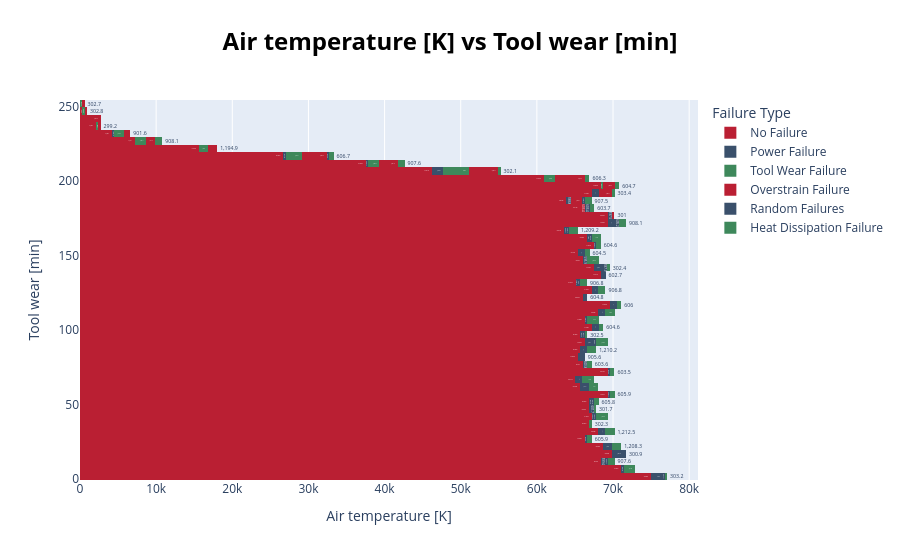

Source (notebook cell):
### Markdown cell above
# Replace these with the feature names you want to plot

### Code cell
import plotly.express as px

x_feature = "Air temperature [K]"
y_feature = "Tool wear [min]"
hue_feature = "Failure Type"  # or "Failure Type"

# Create histogram
fig = px.histogram(
    df,
    x=x_feature,
    y=y_feature,
    orientation="h",  # horizontal bars
    color=hue_feature,
    text_auto=True,
    title=f"<b>{x_feature} vs {y_feature}</b>",
    color_discrete_sequence=['#BA1F33','#3A506B','#3E885B']  # optional colors
)

# Customize layout
fig.update_layout(
    hovermode='x',
    title_font_size=24,
    title_font_color="black",
    template="plotly",
    hoverlabel_font_size=16,
    title_x=0.5,
    xaxis_title=x_feature,
    yaxis_title=y_feature,
)

fig.show()

### Figure 1 — Plotly figure (JSON) as saved in the notebook; plotly's stock layout.template omitted (floating-point values rounded to 4 significant figures; data arrays with more than 128 entries replaced by an {"elided": "..."} marker saying what was removed)
{"data": [{"bingroup": "y", "histfunc": "sum", "hovertemplate": "Failure Type=No Failure<br>sum of Air temperature [K]=%{x}<br>Tool wear [min]=%{y}<extra></extra>", "legendgroup": "No Failure", "marker": {"color": "#BA1F33", "pattern": {"shape": ""}}, "name": "No Failure", "orientation": "h", "showlegend": true, "texttemplate": "%{value}", "type": "histogram", "x": {"elided": "9652 float values"}, "xaxis": "x", "y": {"elided": "9652 int values"}, "yaxis": "y"}, {"bingroup": "y", "histfunc": "sum", "hovertemplate": "Failure Type=Power Failure<br>sum of Air temperature [K]=%{x}<br>Tool wear [min]=%{y}<extra></extra>", "legendgroup": "Power Failure", "marker": {"color": "#3A506B", "pattern": {"shape": ""}}, "name": "Power Failure", "orientation": "h", "showlegend": true, "texttemplate": "%{value}", "type": "histogram", "x": [298.9, 298.9, 298.4, 298.2, 298.4, 298.1, 297.5, 297.4, 297.4, 297.9, 296.4, 295.8, 295.7, 296.3, 296.9, 296.6, 296.7, 297.0, 298.4, 298.8, 298.9, 298.0, 298.0, 298.3, 298.2, 298.1, 298.5, 299.3, 299.5, 299.4, 298.9, 299.2, 299.1, 300.6, 300.5, 300.4, 301.5, 301.5, 301.8, 302.4, 302.7, 302.6, 302.3, 302.1, 301.9, 301.9, 302.6, 301.8, 301.8, 301.7, 302.0, 302.6, 302.6, 303.7, 303.4, 303.5, 303.8, 303.6, 304.0, 303.4, 302.8, 302.6, 303.0, 303.1, 302.4, 300.7, 300.7, 301.1, 300.8, 301.1, 301.4, 301.6, 301.5, 301.1, 300.8, 300.7, 300.5, 300.7, 299.9, 300.1, 300.3, 300.2, 300.4, 300.8, 301.0, 299.0, 298.7, 298.5, 297.5, 297.3, 297.2, 297.8, 299.0, 298.5, 298.6], "xaxis": "x", "y": [143, 191, 20, 86, 119, 19, 127, 61, 118, 31, 213, 89, 149, 24, 18, 100, 105, 153, 98, 194, 142, 176, 189, 57, 67, 125, 42, 119, 179, 134, 30, 76, 20, 45, 159, 81, 15, 21, 124, 194, 2, 169, 205, 153, 31, 85, 114, 205, 215, 111, 142, 80, 84, 71, 52, 94, 5, 26, 161, 65, 234, 0, 122, 127, 139, 208, 66, 10, 189, 49, 92, 75, 0, 100, 18, 170, 17, 209, 62, 64, 136, 149, 3, 91, 143, 111, 64, 102, 151, 207, 172, 0, 92, 12, 172], "yaxis": "y"}, {"bingroup": "y", "histfunc": "sum", "hovertemplate": "Failure Type=Tool Wear Failure<br>sum of Air temperature [K]=%{x}<br>Tool wear [min]=%{y}<extra></extra>", "legendgroup": "Tool Wear Failure", "marker": {"color": "#3E885B", "pattern": {"shape": ""}}, "name": "Tool Wear Failure", "orientation": "h", "showlegend": true, "texttemplate": "%{value}", "type": "histogram", "x": [298.8, 296.9, 298.0, 297.9, 298.2, 298.4, 299.6, 299.3, 299.7, 300.6, 300.7, 301.9, 301.7, 302.2, 302.6, 302.0, 302.3, 301.8, 302.7, 303.3, 303.4, 304.4, 303.9, 302.6, 300.4, 300.8, 301.0, 300.5, 300.3, 301.7, 300.6, 300.0, 300.5, 300.7, 300.3, 300.4, 299.2, 298.5, 297.4, 297.1, 297.4, 297.3, 297.8, 299.6, 298.6], "xaxis": "x", "y": [208, 206, 220, 225, 209, 198, 225, 203, 221, 246, 203, 214, 207, 207, 228, 235, 218, 233, 211, 234, 215, 205, 215, 253, 234, 227, 206, 210, 210, 208, 217, 216, 214, 232, 222, 209, 225, 203, 222, 207, 204, 217, 200, 205, 218], "yaxis": "y"}, {"bingroup": "y", "histfunc": "sum", "hovertemplate": "Failure Type=Overstrain Failure<br>sum of Air temperature [K]=%{x}<br>Tool wear [min]=%{y}<extra></extra>", "legendgroup": "Overstrain Failure", "marker": {"color": "#BA1F33", "pattern": {"shape": ""}}, "name": "Overstrain Failure", "orientation": "h", "showlegend": true, "texttemplate": "%{value}", "type": "histogram", "x": [298.4, 298.3, 298.0, 298.0, 298.0, 297.7, 297.6, 296.8, 295.6, 297.0, 297.0, 296.9, 297.0, 299.0, 299.0, 298.7, 298.2, 298.0, 297.8, 299.5, 299.3, 299.2, 299.1, 299.2, 299.2, 299.8, 300.5, 300.5, 301.3, 301.4, 301.6, 302.0, 302.0, 302.6, 302.1, 302.0, 301.9, 303.4, 303.7, 303.8, 304.0, 303.8, 302.8, 302.7, 302.7, 302.3, 300.8, 301.0, 301.0, 301.0, 300.8, 301.6, 301.2, 300.3, 300.6, 300.5, 300.5, 300.7, 300.5, 300.4, 300.7, 300.7, 299.6, 299.4, 298.7, 297.4, 297.2, 297.3, 298.1, 299.1, 299.0, 299.1, 298.9, 299.1, 299.1, 299.2, 298.5, 298.3], "xaxis": "x", "y": [216, 218, 202, 216, 218, 203, 222, 199, 215, 202, 200, 202, 213, 226, 228, 212, 189, 218, 186, 195, 218, 220, 207, 228, 191, 212, 231, 207, 195, 183, 195, 212, 182, 187, 207, 231, 204, 208, 194, 213, 200, 205, 246, 251, 213, 208, 203, 177, 190, 204, 192, 216, 208, 206, 212, 202, 208, 189, 191, 198, 194, 222, 209, 215, 203, 220, 207, 212, 207, 217, 201, 203, 216, 229, 231, 238, 187, 206], "yaxis": "y"}, {"bingroup": "y", "histfunc": "sum", "hovertemplate": "Failure Type=Random Failures<br>sum of Air temperature [K]=%{x}<br>Tool wear [min]=%{y}<extra></extra>", "legendgroup": "Random Failures", "marker": {"color": "#3A506B", "pattern": {"shape": ""}}, "name": "Random Failures", "orientation": "h", "showlegend": true, "texttemplate": "%{value}", "type": "histogram", "x": [297.0, 298.6, 298.4, 299.6, 299.3, 300.1, 301.6, 302.7, 302.6, 302.9, 302.8, 302.5, 302.6, 300.9, 300.8, 300.7, 300.3, 300.4], "xaxis": "x", "y": [132, 144, 166, 189, 140, 95, 2, 170, 215, 12, 52, 172, 180, 16, 181, 91, 160, 41], "yaxis": "y"}, {"bingroup": "y", "histfunc": "sum", "hovertemplate": "Failure Type=Heat Dissipation Failure<br>sum of Air temperature [K]=%{x}<br>Tool wear [min]=%{y}<extra></extra>", "legendgroup": "Heat Dissipation Failure", "marker": {"color": "#3E885B", "pattern": {"shape": ""}}, "name": "Heat Dissipation Failure", "orientation": "h", "showlegend": true, "texttemplate": "%{value}", "type": "histogram", "x": [300.8, 302.3, 302.3, 302.3, 302.3, 302.1, 302.3, 302.1, 302.0, 302.0, 301.9, 301.9, 302.1, 302.1, 302.1, 301.9, 301.7, 301.7, 301.9, 302.0, 302.0, 302.0, 302.2, 302.2, 302.2, 302.4, 302.4, 302.2, 302.2, 302.1, 302.1, 302.6, 302.5, 302.5, 302.6, 302.7, 302.6, 302.0, 301.9, 301.8, 301.7, 301.4, 301.8, 301.6, 301.6, 302.0, 302.1, 302.0, 301.7, 302.1, 302.2, 302.3, 302.4, 302.5, 302.4, 302.6, 302.4, 302.3, 302.5, 302.4, 302.4, 302.7, 302.7, 302.7, 302.6, 302.5, 302.4, 302.4, 302.4, 302.4, 302.5, 302.7, 302.7, 302.7, 302.8, 303.0, 303.0, 303.0, 303.0, 303.0, 303.0, 303.1, 303.0, 302.9, 303.2, 303.2, 303.2, 303.3, 303.4, 303.3, 303.6, 303.3, 303.4, 303.4, 303.4, 303.4, 303.3, 303.2, 303.2, 303.2, 303.4, 303.5, 303.7, 303.6, 303.5, 303.6, 303.5, 303.4, 303.3, 303.4, 303.4, 303.7], "xaxis": "x", "y": [113, 166, 22, 34, 67, 88, 130, 101, 108, 110, 126, 153, 208, 210, 213, 22, 40, 47, 73, 79, 85, 90, 109, 126, 134, 148, 155, 159, 161, 8, 41, 93, 97, 101, 111, 125, 154, 174, 180, 182, 187, 20, 64, 70, 77, 147, 166, 197, 229, 6, 12, 36, 53, 55, 61, 92, 107, 134, 148, 163, 165, 197, 10, 20, 67, 86, 106, 144, 161, 168, 187, 6, 11, 25, 40, 65, 106, 115, 117, 146, 164, 172, 174, 200, 226, 228, 9, 32, 44, 60, 148, 187, 192, 200, 210, 215, 219, 2, 8, 29, 51, 62, 66, 86, 93, 112, 30, 34, 42, 59, 69, 90], "yaxis": "y"}], "layout": {"barmode": "relative", "hoverlabel": {"font": {"size": 16}}, "hovermode": "x", "legend": {"title": {"text": "Failure Type"}, "tracegroupgap": 0}, "title": {"font": {"color": "black", "size": 24}, "text": "<b>Air temperature [K] vs Tool wear [min]</b>", "x": 0.5}, "xaxis": {"anchor": "y", "domain": [0, 1], "title": {"text": "Air temperature [K]"}}, "yaxis": {"anchor": "x", "domain": [0, 1], "title": {"text": "Tool wear [min]"}}}}
